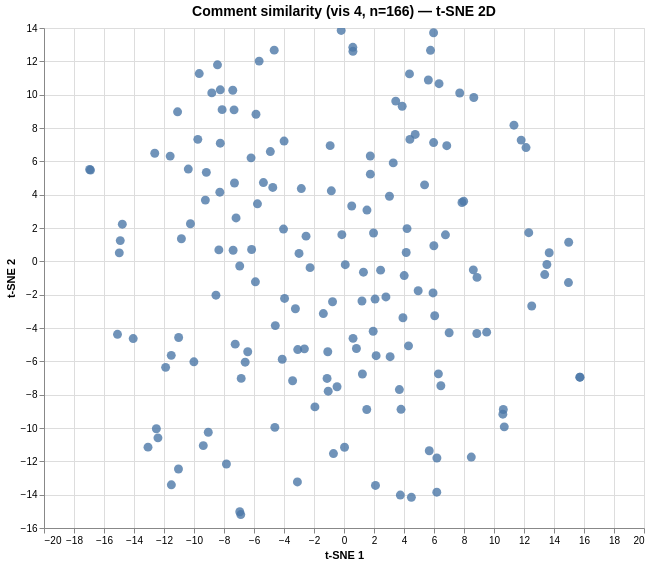

Write a Vega-Lite specification for this figure.
### Vega specification from a JSON file in a GitHub repository (floating-point values rounded to 4 significant figures; data arrays with more than 128 entries replaced by an {"elided": "..."} marker saying what was removed)
{"$schema": "https://vega.github.io/schema/vega/v6.json", "data": [{"name": "param_1e9efca18e7a2868_store"}, {"name": "source_0", "values": {"elided": "166 records"}}, {"name": "source_0_x_domain_dim_1", "values": [{"min": -16.96, "max": 15.73}]}, {"name": "source_0_y_domain_dim_2", "values": [{"min": -15.19, "max": 13.85}]}], "signals": [{"name": "unit", "value": {}, "on": [{"events": "pointermove", "update": "isTuple(group()) ? group() : unit"}]}, {"name": "param_1e9efca18e7a2868", "update": "vlSelectionResolve(\"param_1e9efca18e7a2868_store\", \"union\")"}, {"name": "param_1e9efca18e7a2868_dim_1", "on": [{"events": [{"source": "view", "type": "dblclick"}], "update": "null"}, {"events": {"signal": "param_1e9efca18e7a2868_translate_delta"}, "update": "panLinear(param_1e9efca18e7a2868_translate_anchor.extent_x, -param_1e9efca18e7a2868_translate_delta.x / width)"}, {"events": {"signal": "param_1e9efca18e7a2868_zoom_delta"}, "update": "zoomLinear(domain(\"x\"), param_1e9efca18e7a2868_zoom_anchor.x, param_1e9efca18e7a2868_zoom_delta)"}]}, {"name": "param_1e9efca18e7a2868_dim_2", "on": [{"events": [{"source": "view", "type": "dblclick"}], "update": "null"}, {"events": {"signal": "param_1e9efca18e7a2868_translate_delta"}, "update": "panLinear(param_1e9efca18e7a2868_translate_anchor.extent_y, param_1e9efca18e7a2868_translate_delta.y / height)"}, {"events": {"signal": "param_1e9efca18e7a2868_zoom_delta"}, "update": "zoomLinear(domain(\"y\"), param_1e9efca18e7a2868_zoom_anchor.y, param_1e9efca18e7a2868_zoom_delta)"}]}, {"name": "param_1e9efca18e7a2868_tuple", "on": [{"events": [{"signal": "param_1e9efca18e7a2868_dim_1 || param_1e9efca18e7a2868_dim_2"}], "update": "param_1e9efca18e7a2868_dim_1 && param_1e9efca18e7a2868_dim_2 ? {unit: \"\", fields: param_1e9efca18e7a2868_tuple_fields, values: [param_1e9efca18e7a2868_dim_1,param_1e9efca18e7a2868_dim_2]} : null"}]}, {"name": "param_1e9efca18e7a2868_tuple_fields", "value": [{"field": "dim_1", "channel": "x", "type": "R"}, {"field": "dim_2", "channel": "y", "type": "R"}]}, {"name": "param_1e9efca18e7a2868_translate_anchor", "value": {}, "on": [{"events": [{"source": "scope", "type": "pointerdown"}], "update": "{x: x(unit), y: y(unit), extent_x: domain(\"x\"), extent_y: domain(\"y\")}"}]}, {"name": "param_1e9efca18e7a2868_translate_delta", "value": {}, "on": [{"events": [{"source": "window", "between": [{"source": "scope", "type": "pointerdown"}, {"source": "window", "type": "pointerup"}], "type": "pointermove", "consume": true}], "update": "{x: param_1e9efca18e7a2868_translate_anchor.x - x(unit), y: param_1e9efca18e7a2868_translate_anchor.y - y(unit)}"}]}, {"name": "param_1e9efca18e7a2868_zoom_anchor", "on": [{"events": [{"source": "scope", "type": "wheel", "consume": true}], "update": "{x: invert(\"x\", x(unit)), y: invert(\"y\", y(unit))}"}]}, {"name": "param_1e9efca18e7a2868_zoom_delta", "on": [{"events": [{"source": "scope", "consume": true, "type": "wheel"}], "update": "pow(1.001, event.deltaY * pow(16, event.deltaMode))", "force": true}]}, {"name": "param_1e9efca18e7a2868_modify", "on": [{"events": {"signal": "param_1e9efca18e7a2868_tuple"}, "update": "modify(\"param_1e9efca18e7a2868_store\", param_1e9efca18e7a2868_tuple, true)"}]}], "marks": [{"type": "symbol", "name": "marks", "from": {"data": "source_0"}, "encode": {"update": {"opacity": {"value": 0.8}, "size": {"value": 80}, "y": {"field": "dim_2", "scale": "y"}, "shape": {"value": "circle"}, "fill": {"value": "#4c78a8"}, "tooltip": {"signal": "{\"Comment #\": format(datum[\"index\"], \"\"), \"Comment\": isValid(datum[\"comment\"]) ? datum[\"comment\"] : \"\"+datum[\"comment\"]}"}, "x": {"field": "dim_1", "scale": "x"}}}, "style": ["circle"], "clip": true, "interactive": true}], "scales": [{"name": "x", "type": "linear", "domain": [{"signal": "(data(\"source_0_x_domain_dim_1\")[0] || {}).min"}, {"signal": "(data(\"source_0_x_domain_dim_1\")[0] || {}).max"}], "range": [0, {"signal": "width"}], "nice": true, "domainRaw": {"signal": "param_1e9efca18e7a2868[\"dim_1\"]"}, "zero": true}, {"name": "y", "type": "linear", "domain": [{"signal": "(data(\"source_0_y_domain_dim_2\")[0] || {}).min"}, {"signal": "(data(\"source_0_y_domain_dim_2\")[0] || {}).max"}], "range": [{"signal": "height"}, 0], "domainRaw": {"signal": "param_1e9efca18e7a2868[\"dim_2\"]"}, "nice": true, "zero": true}], "axes": [{"scale": "x", "maxExtent": 0, "gridScale": "y", "minExtent": 0, "ticks": false, "tickCount": {"signal": "ceil(width/40)"}, "grid": true, "orient": "bottom", "domain": false, "labels": false, "aria": false, "zindex": 0}, {"scale": "y", "gridScale": "x", "labels": false, "aria": false, "orient": "left", "maxExtent": 0, "domain": false, "ticks": false, "minExtent": 0, "grid": true, "zindex": 0, "tickCount": {"signal": "ceil(height/40)"}}, {"scale": "x", "labelFlush": true, "tickCount": {"signal": "ceil(width/40)"}, "orient": "bottom", "zindex": 0, "labelOverlap": true, "title": "t-SNE 1", "grid": false}, {"scale": "y", "grid": false, "labelOverlap": true, "orient": "left", "title": "t-SNE 2", "zindex": 0, "tickCount": {"signal": "ceil(height/40)"}}], "title": {"text": "Comment similarity (vis 4, n=166) — t-SNE 2D", "fontSize": 14, "frame": "group"}, "background": "white", "width": 600, "padding": 5, "height": 500, "style": "cell"}
